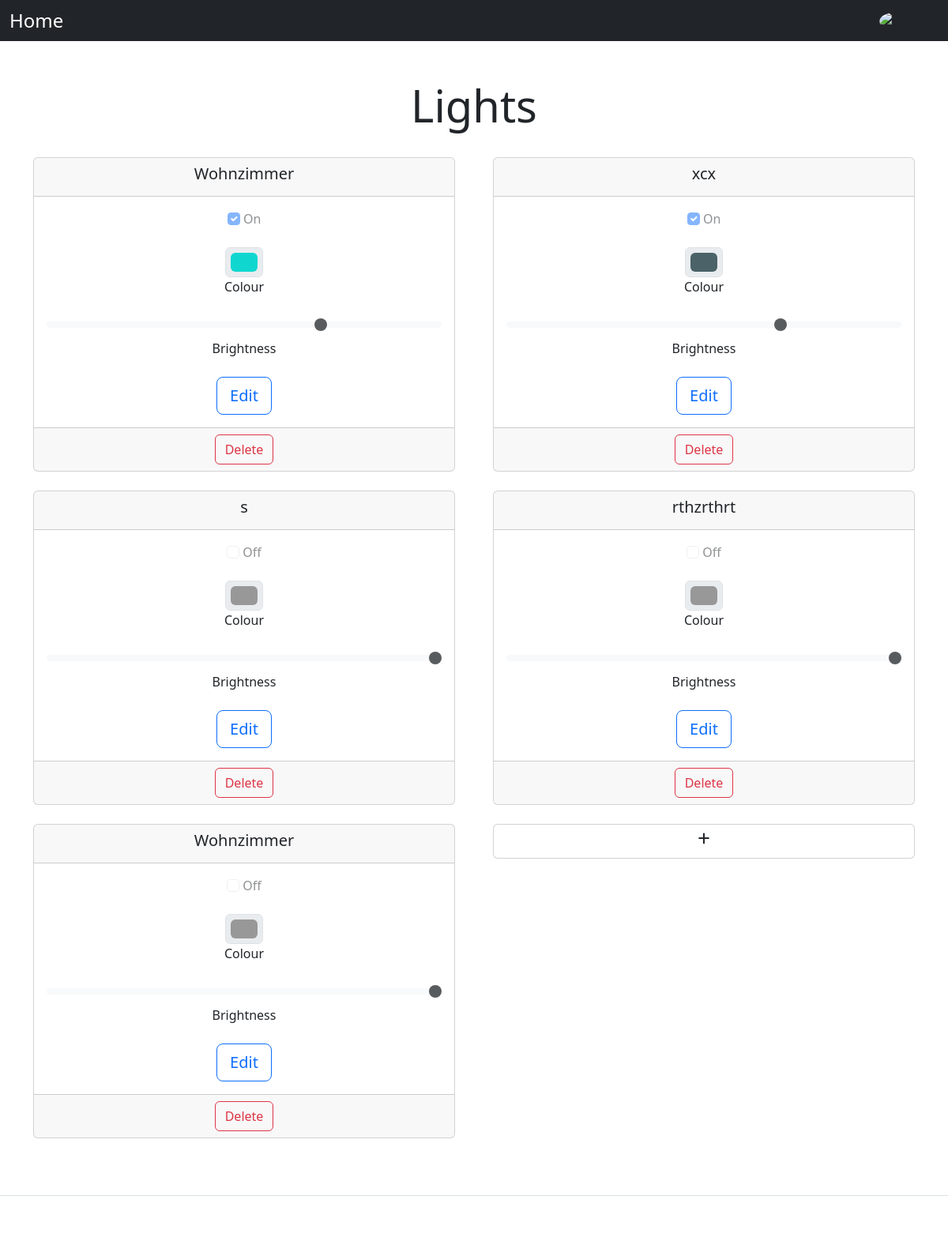
The app's page / (signed in) with its own data.
### lights/models.py (models this page shows)
class Light(models.Model):
    name = models.CharField(max_length=200)
    status = models.BooleanField(default=False)
    colour = models.CharField(max_length=200, default="#989898")
    brightness = models.IntegerField(default=100)

### lights/views.py (the view)
# urls.py: path('', views.index, name='index'),
@login_required
def index(request):
    if request.method == "POST":
        form = AddForm(request.POST)
        if form.is_valid():
            light = form.save(commit=False)
            light.save()
        return redirect("index")
    else:
        light_list = Light.objects.all()
        context = {"latest_light_list": light_list}
        return render(request, "lights/index.html", context)

### lights/templates/lights/index.html (shortened to what this page needs)
{% include "header.html" %}
<div class="px-3 py-3 pt-md-5 pb-md-4 mx-auto text-center">
    <h1 class="display-4">Lights</h1>
</div>
<div class="container text-center">
    <div class="row row-cols-2 gx-5">
        {% for light in latest_light_list %}
            <div class="col">
                <div class="card mb-4">
                    <div class="card-header">
                        <h5 class="card-title">{{ light.name }}</h5>
                    </div>
                    <div class="card-body">
                        <div class="mb-4">
                            <input class="form-check-input" type="checkbox" role="switch" id="status_{{ forloop.counter }}"
                                   disabled {% if light.status %} checked{% endif %}>
                            <label class="form-check-label" for="status_{{ forloop.counter }}">{% if light.status %} On {% else %}
                                Off {% endif %}</label>
                        </div>
                        <div class="mb-4">
                            <input type="color" class="form-control form-control-color mx-auto" id="colour_{{ forloop.counter }}"
                                   value="{{ light.colour }}" disabled>
                            <label class="form-check-label" for="colour_{{ forloop.counter }}">Colour</label>
                        </div>
                        <div class="mb-4">
                            <input type="range" class="form-range" min="0" max="100" step="10" id="brightness_{{ forloop.counter }}"
                                   value="{{ light.brightness }}" disabled>
                            <label class="form-check-label" for="brightness_{{ forloop.counter }}">Brightness</label>
                        </div>
                        <a href="{% url 'detailLight' light.id %}" class="btn btn-outline-primary btn-lg btn-block">Edit</a>
                    </div>
                    <div class="card-footer text-muted">
                        <form action="{% url 'deleteLight' light.id %}" method="post">
                            <button type="submit" class="btn mx-auto btn-outline-danger">Delete</button>
                        </form>
                    </div>
                </div>
            </div>
        {% endfor %}
        <div class="col">
            <div class="card mb-4">
                <a href="{% url 'addLight' %}" class="my-auto stretched-link nav-link text-dark"><h3>+</h3></a>
            </div>
        </div>
    </div>
</div>
{% include "footer.html" %}

### records on screen
Light: name "Wohnzimmer", status "☑", shows "On", colour "#0fd7d0", brightness "70"
Light: name "xcx", status "☑", shows "On", colour "#4a6268", brightness "70"
Light: name "s", shows "Off", colour "#989898", brightness "100"
Light: name "rthzrthrt", shows "Off", colour "#989898", brightness "100"
Light: name "Wohnzimmer", shows "Off", colour "#989898", brightness "100"
